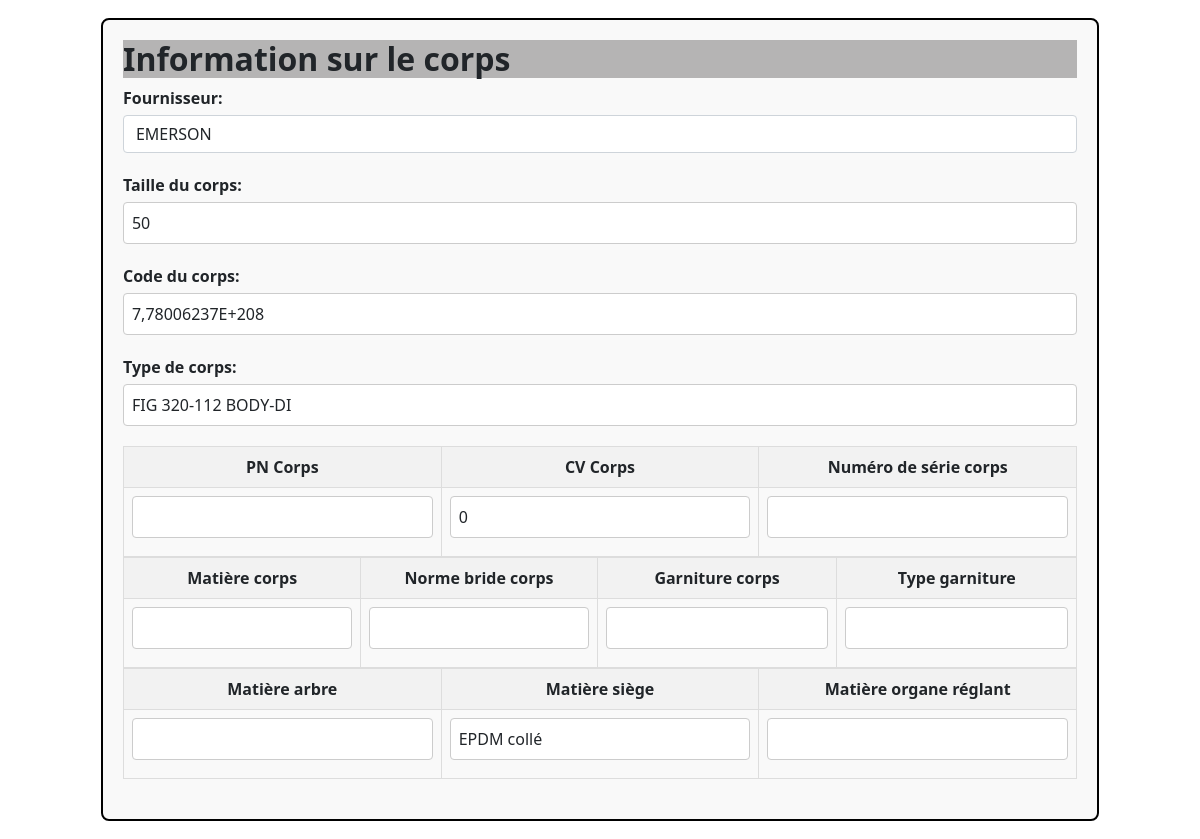
The page /vanne/2/edit (middle part) on the database as committed earlier.
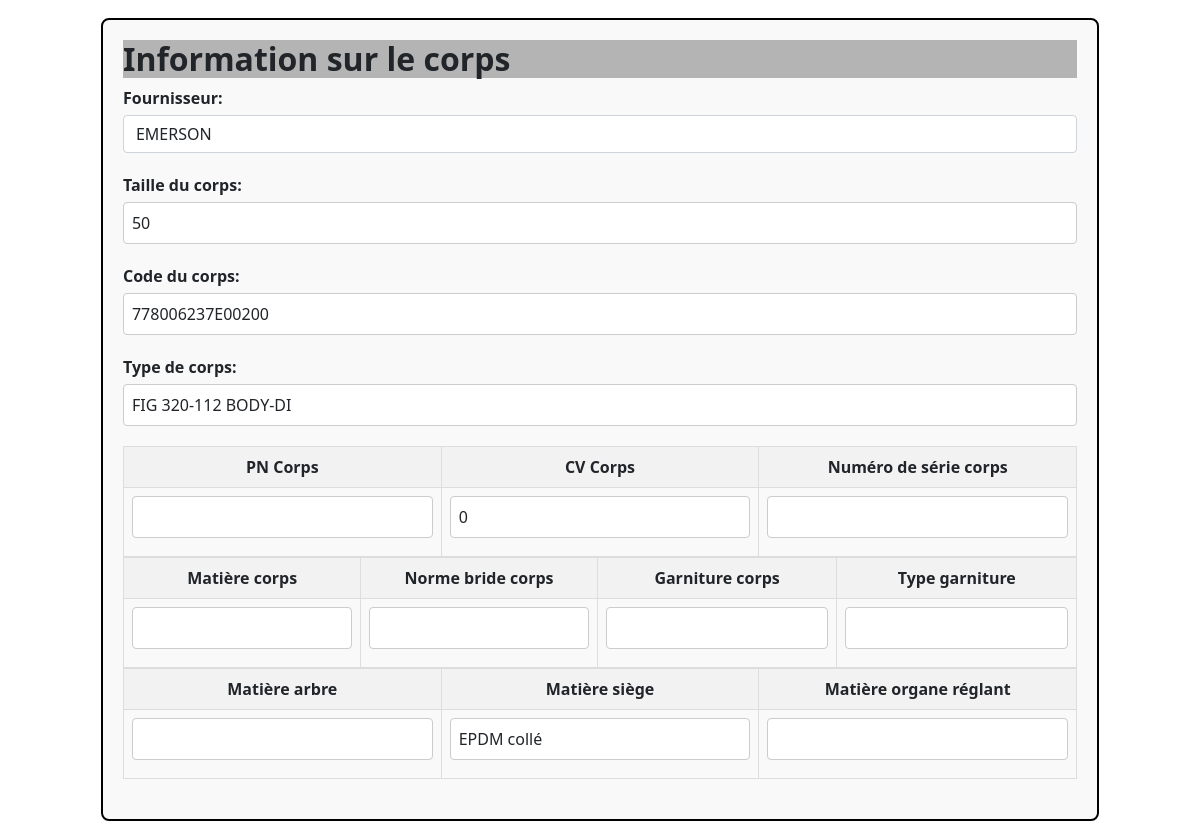
The same page on the database as committed later.
### appliVanne/models.py (models this page shows)
class Vanne(models.Model):
    class Meta:
        db_table = 'VANNES'
    id_vanne = models.AutoField(primary_key=True, unique=True)
    id_atelier = models.ForeignKey('ATELIER', to_field='id_atelier', on_delete=models.CASCADE, null=True)
    repere_vanne = models.CharField(max_length=255, null=True, blank=True)
    affectation_vanne = models.CharField(max_length=255, null=True, blank=True)
    machine_vanne = models.CharField(max_length=255, null=True, blank=True)
    numero_commande = models.CharField(max_length=20, null=True, blank=True)
    id_actionneur = models.ForeignKey('ACTIONNEUR', to_field='id_actionneur', on_delete=models.CASCADE, null=True)
    id_corps = models.ForeignKey('CORPS', to_field='id_corps', on_delete=models.CASCADE, null=True)
    id_positionneur = models.ForeignKey('POSITIONNEUR', to_field='id_positionneur', on_delete=models.CASCADE, null=True, blank=True)
    id_fournisseur_vannes = models.ForeignKey('FOURNISSEUR', to_field='id_fournisseur', on_delete=models.CASCADE, default=0, null=True)
    type_vannes = models.CharField(max_length=255, null=True, blank=True)
    organe_reglant = models.CharField(max_length=255, null=True, blank=True)
    freq_revision = models.IntegerField(null=True, blank=True)
    derniere_revision = models.IntegerField(null=True, blank=True)
    voir_en = models.IntegerField(null=True, blank=True)
    en_service_vanne = models.IntegerField(default=1, blank=True)  # Si l'état est à 0, cela signifie que la vanne est bennée. Sinon, elle est toujours en service.
    date_commande = models.DateField(default=datetime.date(2001, 1, 1), null=True, blank=True)
    def formatted_date_commande(self):
        return self.date_commande.strftime('%Y-%m-%d')

class CORPS(models.Model):
    class Meta:
        db_table = 'CORPS'
    id_corps = models.AutoField(primary_key=True, unique=True, )
    id_fournisseur = models.ForeignKey('FOURNISSEUR', to_field='id_fournisseur', on_delete=models.CASCADE)
    type_corps = models.CharField(max_length=255,null=True, blank=True)
    num_serie_corps = models.CharField(max_length=255,null=True, blank=True)
    dn_corps = models.CharField(max_length=255,null=True, blank=True)
    pn_corps = models.CharField(max_length=255,null=True, blank=True)
    cv_corps = models.CharField(max_length=255,null=True, blank=True)
    norme_bride_corps = models.CharField(max_length=255,null=True, blank=True)
    code_corps = models.CharField(max_length=255,null=True, blank=True)
    matiere_arbre_corps = models.CharField(max_length=255,null=True, blank=True)
    matiere_siege_corps = models.CharField(max_length=255,null=True, blank=True)
    matiere_org_reglant_corps = models.CharField(max_length=255,null=True, blank=True)
    corps_corps = models.CharField(max_length=255,null=True, blank=True)
    matiere_garnitures_corps = models.CharField(max_length=255,null=True, blank=True)
    type_garniture_corps = models.CharField(max_length=255,null=True, blank=True)

class FOURNISSEUR(models.Model):
    class Meta:
        db_table = 'FOURNISSEUR'
    id_fournisseur = models.AutoField(primary_key=True, unique=True)
    nom_fournisseur = models.CharField(max_length=255)
    email_fournisseur = models.EmailField()
    tel_fournisseur = models.CharField(max_length=255)

### appliVanne/views.py (the view)
# urls.py: path('vanne/<int:id_vanne>/edit', views.edit, name='edit'),
def edit(request, id_vanne):
    LesVannes  = Vanne.objects.all()
    LesAtelier  = ATELIER.objects.all()
    lesFournisseur = FOURNISSEUR.objects.all()
    typePos = TYPEPOSITIONNEUR.objects.all()
    lavanne = Vanne.objects.get(id_vanne=id_vanne)
    return render(request, "appliVanne/edit.html", {"vanne": lavanne, "listVannes": LesVannes, "listAtelier": LesAtelier, "listFournisseur": lesFournisseur, "listTypePos": typePos})

### appliVanne/templates/appliVanne/edit.html (shortened to what the changed rows need)
{% extends "appliVanne/base.html" %} {% load static %} {% block title %} Modifier Vanne {% endblock %}
{% block extra_css%}
<link
  rel="stylesheet"
  href="{% static 'appliVanne/CSS/styleCreationVanne.css' %}" />
{% endblock %}
{% block main %}
    <form action="{% url 'traitementModifVanne' %}" method="POST" id="leformulaire">
        <div id="infoCorps">
            <h2 class="bold"> Information sur le corps </h2>
            <div class="form-group">
                <label for="id_fournisseur">Fournisseur:</label>
                <select name="id_fournisseur" id="id_fournisseur" class="form-control">
                    {% for frn in listFournisseur %}
                    <option value="{{frn.id_fournisseur}}" {% if frn.id_fournisseur == vanne.id_corps.id_fournisseur.id_fournisseur %}selected{% endif %}>{{ frn.nom_fournisseur }}</option>
                    {% endfor %}
                </select>
            </div>
            <div class="form-group">
                <label for="taille_corps">Taille du corps:</label>
                <input type="number" name="taille_corps" id="taille_corps" class="form-control" value="{{ vanne.id_corps.dn_corps }}">
            </div>
            <div class="form-group">
                <label for="code_corps">Code du corps:</label>
                <input type="text" name="code_corps" id="code_corps" class="form-control" value="{{ vanne.id_corps.code_corps }}">
            </div>
            <div class="form-group">
                <label for="type_corps">Type de corps:</label>
                <input type="text" name="type_corps" id="type_corps" class="form-control" value="{{ vanne.id_corps.type_corps }}">
            </div>
            <div class="table-container">
                <table>
                    <tr>
                        <th>PN Corps</th>
                        <th>CV Corps</th>
                        <th>Numéro de série corps</th>
                    </tr>
                    <tr>
                        <td><input type="number" name="pn_corps" class="form-control" value="{{ vanne.id_corps.pn_corps }}"></td>
                        <td><input type="number" name="cv_corps" class="form-control" value="{{ vanne.id_corps.cv_corps }}"></td>
                    </tr>
                </table>
                <table>
                    <tr>
                        <th>Matière corps</th>
                        <th>Norme bride corps</th>
                        <th>Garniture corps</th>
                        <th>Type garniture</th>
                    </tr>
                </table>
                <table>
                    <tr>
                        <th>Matière arbre</th>
                        <th>Matière siège</th>
                        <th>Matière organe réglant</th>
                    </tr>
                    <tr>
                        <td><input type="text" name="matiere_siege" id="id_matiere_siege" class="form-control" value="{{ vanne.id_corps.matiere_siege_corps }}"></td>
                    </tr>
                </table>
            </div>
        </div>
    </form>
    {% endblock %}

Rows that differ between the two databases and show on the page:
changed through a linked row, Vanne "EMERSON": code_corps "7,78006237E+208" → "778006237E00200"
